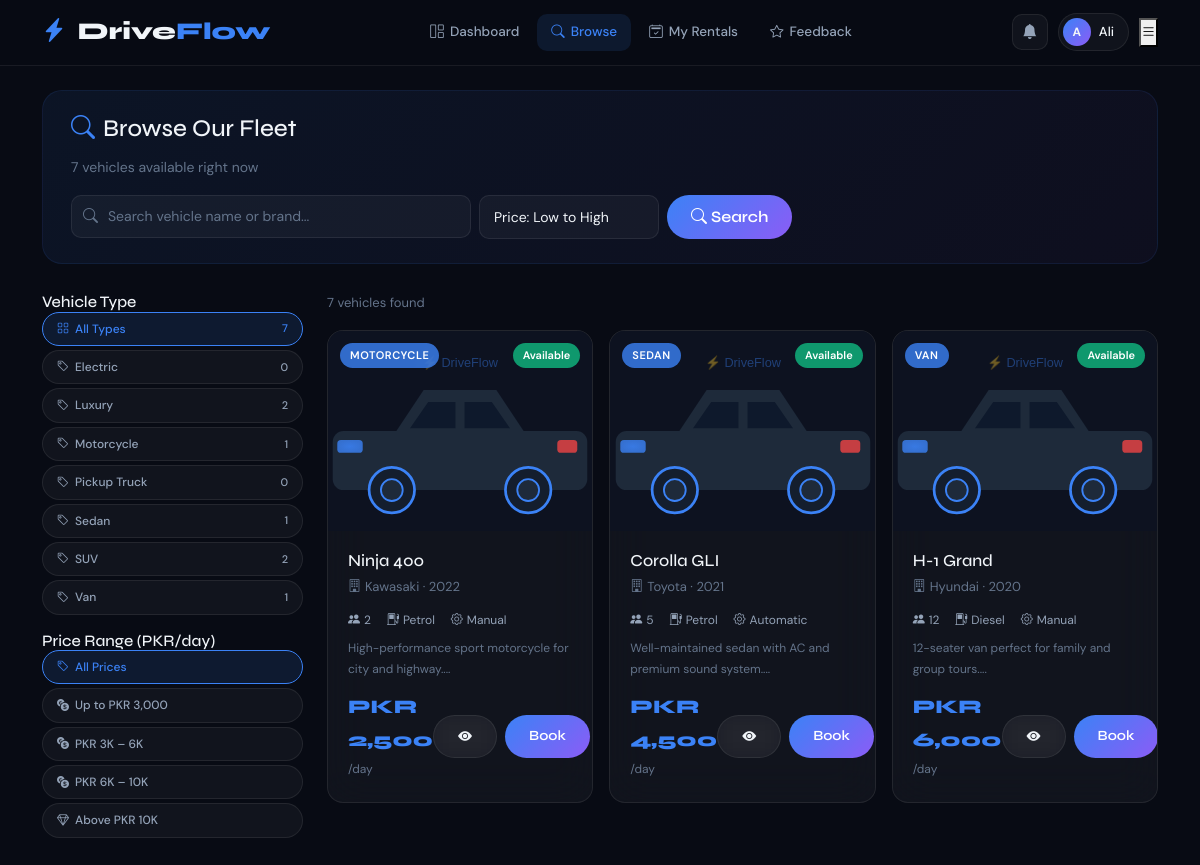
The page /customer/browse.php (signed in) on the database its author committed.
### tables this page shows
CREATE TABLE vehicle_types (
    id INT AUTO_INCREMENT PRIMARY KEY,
    type_name VARCHAR(100) NOT NULL,
    description TEXT,
    created_at TIMESTAMP DEFAULT CURRENT_TIMESTAMP
);

CREATE TABLE vehicles (
    id INT AUTO_INCREMENT PRIMARY KEY,
    vehicle_name VARCHAR(150) NOT NULL,
    vehicle_number VARCHAR(50) NOT NULL UNIQUE,
    type_id INT,
    brand VARCHAR(100),
    price_per_day DECIMAL(10,2) NOT NULL,
    status ENUM('Available','Rented','Maintenance') DEFAULT 'Available',
    image VARCHAR(255) DEFAULT 'default.jpg',
    description TEXT,
    seats INT DEFAULT 5,
    fuel_type VARCHAR(50) DEFAULT 'Petrol',
    transmission VARCHAR(50) DEFAULT 'Manual',
    year INT,
    created_at TIMESTAMP DEFAULT CURRENT_TIMESTAMP,
    FOREIGN KEY (type_id) REFERENCES vehicle_types(id) ON DELETE SET NULL
);

### includes/config.php (called while the page is built, shortened)
<?php
function clean($str) {
    return htmlspecialchars(trim($str), ENT_QUOTES, 'UTF-8');
}
function formatCurrency($amount) {
    return 'PKR ' . number_format($amount, 0);
}
?>

### customer/browse.php (the view, shortened to what this page needs)
<?php
require_once '../includes/config.php';
$db = getDB();
$search      = trim($_GET['search'] ?? '');
$filterType  = $_GET['type'] ?? '';
$filterPrice = $_GET['price'] ?? '';
$sort        = $_GET['sort'] ?? 'price_asc';
$where  = "v.status = 'Available'";
$params = [];
$orderMap = [
    'price_asc'  => 'v.price_per_day ASC',
    'price_desc' => 'v.price_per_day DESC',
    'name_asc'   => 'v.vehicle_name ASC',
    'newest'     => 'v.created_at DESC',
];
$orderBy = $orderMap[$sort] ?? 'v.price_per_day ASC';
$stmt = $db->prepare("SELECT v.*, vt.type_name FROM vehicles v LEFT JOIN vehicle_types vt ON v.type_id=vt.id WHERE $where ORDER BY $orderBy");
$stmt->execute($params);
$vehicles = $stmt->fetchAll();
$vehicleTypes = $db->query("SELECT vt.*, COUNT(v.id) as count FROM vehicle_types vt LEFT JOIN vehicles v ON v.type_id=vt.id AND v.status='Available' GROUP BY vt.id ORDER BY vt.type_name")->fetchAll();
$totalAvail   = $db->query("SELECT COUNT(*) FROM vehicles WHERE status='Available'")->fetchColumn();
?>
<!DOCTYPE html><html lang="en"><head>
<link href="https://cdn.jsdelivr.net/npm/bootstrap@5.3.0/dist/css/bootstrap.min.css" rel="stylesheet">
<link href="https://cdn.jsdelivr.net/npm/bootstrap-icons@1.11.0/font/bootstrap-icons.css" rel="stylesheet">
<link href="../assets/css/main.css" rel="stylesheet">
<link href="../assets/css/customer.css" rel="stylesheet">
</head><body>
<?php include '../includes/customer_nav.php'; ?>
<div class="customer-wrapper">
  <div class="container py-4">
    <div class="browse-hero">
      <h4><i class="bi bi-search me-2" style="color:var(--accent-blue);"></i>Browse Our Fleet</h4>
      <p style="color:var(--text-muted);font-size:14px;margin-bottom:16px;"><?= $totalAvail ?> vehicles available right now</p>
      <form method="GET" class="d-flex gap-2 flex-wrap">
        <div class="flex-grow-1" style="max-width:400px;">
          <div class="position-relative">
            <span style="position:absolute;left:12px;top:50%;transform:translateY(-50%);color:var(--text-muted);"><i class="bi bi-search"></i></span>
            <input type="text" name="search" class="form-control" style="padding-left:36px;" placeholder="Search vehicle name or brand..." value="<?= clean($search) ?>">
          </div>
        </div>
        <select name="sort" class="form-select" style="max-width:180px;" onchange="this.form.submit()">
          <option value="price_asc"  <?= $sort==='price_asc'  ? 'selected':'' ?>>Price: Low to High</option>
        </select>
        <button type="submit" class="btn btn-primary-glow"><i class="bi bi-search me-1"></i>Search</button>
      </form>
    </div>
    <div class="row g-4">
      <div class="col-lg-3">
        <div class="data-card mb-3">
          <div class="data-card-header"><h6 class="data-card-title mb-0">Vehicle Type</h6></div>
          <div class="data-card-body">
            <div class="d-flex flex-column gap-1">
              <a href="?search=<?= urlencode($search) ?>&sort=<?= $sort ?>" class="filter-chip <?= !$filterType ? 'active' : '' ?>">
                <i class="bi bi-grid"></i>All Types <span style="margin-left:auto;font-size:11px;"><?= $totalAvail ?></span>
              </a>
              <?php foreach ($vehicleTypes as $t): ?>
              <a href="?search=<?= urlencode($search) ?>&type=<?= $t['id'] ?>&sort=<?= $sort ?>" class="filter-chip <?= $filterType==$t['id'] ? 'active' : '' ?>">
                <i class="bi bi-tag"></i><?= clean($t['type_name']) ?> <span style="margin-left:auto;font-size:11px;"><?= $t['count'] ?></span>
              </a>
              <?php endforeach; ?>
            </div>
          </div>
        </div>
        <div class="data-card">
          <div class="data-card-header"><h6 class="data-card-title mb-0">Price Range (PKR/day)</h6></div>
          <div class="data-card-body">
            <div class="d-flex flex-column gap-1">
              <?php
              $ranges = [
                ''          => ['All Prices', ''],
                '0-3000'    => ['Up to PKR 3,000', 'bi-currency-exchange'],
                '3000-6000' => ['PKR 3K – 6K', 'bi-currency-exchange'],
                '6000-10000'=> ['PKR 6K – 10K', 'bi-currency-exchange'],
                '10000-100000'=> ['Above PKR 10K', 'bi-gem'],
              ];
              foreach ($ranges as $val => $info): ?>
              <a href="?search=<?= urlencode($search) ?>&type=<?= $filterType ?>&price=<?= $val ?>&sort=<?= $sort ?>" class="filter-chip <?= $filterPrice===$val ? 'active' : '' ?>">
                <i class="bi <?= $info[1] ?: 'bi-tag' ?>"></i><?= $info[0] ?>
              </a>
              <?php endforeach; ?>
            </div>
          </div>
        </div>
      </div>
      <div class="col-lg-9">
        <div class="d-flex align-items-center justify-content-between mb-3">
          <span style="font-size:13px;color:var(--text-muted);"><?= count($vehicles) ?> vehicle<?= count($vehicles) !== 1 ? 's' : '' ?> found</span>
        </div>
        <?php if (empty($vehicles)): ?>
          <div class="empty-state glass-card" style="padding:60px 20px;">
            <i class="bi bi-car-front"></i>
            <h5>No Vehicles Found</h5>
            <p>Try adjusting your search or filters.</p>
            <a href="<?= SITE_URL ?>/customer/browse.php" class="btn btn-glass mt-2">Clear Filters</a>
          </div>
        <?php else: ?>
        <div class="row g-3">
          <?php foreach ($vehicles as $v): ?>
          <div class="col-md-6 col-xl-4">
            <div class="vehicle-card glass-card">
              <div class="vehicle-img-wrap">
                <?php
                $imgPath = '../assets/images/vehicles/' . $v['image'];
                $imgUrl  = ($v['image'] && $v['image'] !== 'default.jpg' && file_exists($imgPath)) ? $imgPath : '../assets/images/car-placeholder.svg';
                ?>
                <img src="<?= $imgUrl ?>" alt="<?= clean($v['vehicle_name']) ?>" class="vehicle-img">
                <span class="vehicle-type-badge"><?= clean($v['type_name'] ?? 'Vehicle') ?></span>
                <span class="vehicle-status-badge status-available">Available</span>
              </div>
              <div class="vehicle-card-body">
                <h5><?= clean($v['vehicle_name']) ?></h5>
                <p class="vehicle-brand"><i class="bi bi-building me-1"></i><?= clean($v['brand']) ?> · <?= $v['year'] ?></p>
                <div class="vehicle-specs d-flex gap-3 mb-2">
                  <span><i class="bi bi-people-fill me-1"></i><?= $v['seats'] ?></span>
                  <span><i class="bi bi-fuel-pump me-1"></i><?= $v['fuel_type'] ?></span>
                  <span><i class="bi bi-gear me-1"></i><?= $v['transmission'] ?></span>
                </div>
                <?php if ($v['description']): ?>
                  <p style="font-size:12px;color:var(--text-muted);margin-bottom:12px;"><?= clean(substr($v['description'], 0, 70)) ?>...</p>
                <?php endif; ?>
                <div class="vehicle-card-footer d-flex justify-content-between align-items-center">
                  <div>
                    <span class="price-amount"><?= formatCurrency($v['price_per_day']) ?></span>
                    <span class="price-unit">/day</span>
                  </div>
                  <div class="d-flex gap-2">
                    <a href="<?= SITE_URL ?>/customer/vehicle_detail.php?id=<?= $v['id'] ?>" class="btn btn-glass btn-sm" title="Details">
                      <i class="bi bi-eye-fill"></i>
                    </a>
                    <a href="<?= SITE_URL ?>/customer/rent.php?id=<?= $v['id'] ?>" class="btn btn-primary-glow btn-sm">
                      Book
                    </a>
                  </div>
                </div>
              </div>
            </div>
          </div>
          <?php endforeach; ?>
        </div>
        <?php endif; ?>
      </div>
    </div>
  </div>
</div>
</body></html>

### includes/customer_nav.php (shortened to what this page needs)
<?php
$currentPage = basename($_SERVER['PHP_SELF']);
?>
<nav class="cust-navbar" id="custNav">
  <div class="container d-flex align-items-center justify-content-between">
    <a href="<?= SITE_URL ?>/customer/dashboard.php" class="navbar-brand">
      <span class="brand-icon"><i class="bi bi-lightning-charge-fill"></i></span>
      Drive<span class="brand-accent">Flow</span>
    </a>
    <ul class="cust-nav-links">
      <li><a href="<?= SITE_URL ?>/customer/dashboard.php" class="<?= $currentPage==='dashboard.php' ? 'active' : '' ?>"><i class="bi bi-grid-1x2"></i> Dashboard</a></li>
      <li><a href="<?= SITE_URL ?>/customer/browse.php"    class="<?= $currentPage==='browse.php' ? 'active' : '' ?>"><i class="bi bi-search"></i> Browse</a></li>
      <li><a href="<?= SITE_URL ?>/customer/my_rentals.php"class="<?= $currentPage==='my_rentals.php' ? 'active' : '' ?>"><i class="bi bi-calendar2-check"></i> My Rentals</a></li>
      <li><a href="<?= SITE_URL ?>/customer/feedback.php"  class="<?= $currentPage==='feedback.php' ? 'active' : '' ?>"><i class="bi bi-star"></i> Feedback</a></li>
    </ul>
    <div class="cust-nav-actions">
      <a href="<?= SITE_URL ?>/customer/dashboard.php" class="cust-notif-btn" title="Notifications">
        <i class="bi bi-bell-fill"></i>
      </a>
      <div class="dropdown">
        <button class="cust-user-btn dropdown-toggle" data-bs-toggle="dropdown">
          <div class="cust-avatar"><?= strtoupper(substr($_SESSION['full_name'],0,1)) ?></div>
          <span class="d-none d-md-inline"><?= clean(explode(' ',$_SESSION['full_name'])[0]) ?></span>
        </button>
      </div>
      <button class="mobile-menu-btn" onclick="toggleCustMenu()" id="custMenuBtn"><i class="bi bi-list"></i></button>
    </div>
  </div>
</nav>

### assets/css/main.css (style rules this page uses)
:root { --dark-bg: #080b14; --dark-card: #0d1220; --dark-border: rgba(255,255,255,0.07); --dark-surface: #111827; --accent-blue: #3b82f6; --accent-purple: #8b5cf6; --accent-cyan: #06b6d4; --accent-pink: #ec4899; --accent-green: #10b981; --accent-orange: #f59e0b; --gradient-1: linear-gradient(135deg, #3b82f6, #8b5cf6); --gradient-2: linear-gradient(135deg, #06b6d4, #3b82f6); --gradient-3: linear-gradient(135deg, #ec4899, #8b5cf6); --text-primary: #f1f5f9; --text-secondary: #94a3b8; --text-muted: #64748b; --glass-bg: rgba(255,255,255,0.04); --glass-border: rgba(255,255,255,0.08); --shadow-glow: 0 0 30px rgba(59,130,246,0.2); --font-display: 'Syne', sans-serif; --font-body: 'DM Sans', sans-serif; --radius: 16px; --radius-sm: 10px; --transition: all 0.3s cubic-bezier(0.4, 0, 0.2, 1); }
*, *::before, *::after { box-sizing: border-box; margin: 0; padding: 0; }
html { scroll-behavior: smooth; }
body { background-color: var(--dark-bg); color: var(--text-primary); font-family: var(--font-body); font-size: 15px; line-height: 1.7; overflow-x: hidden; }
h1, h2, h3, h4, h5, h6 { font-family: var(--font-display); color: var(--text-primary); }
.glass-card { background: var(--glass-bg); backdrop-filter: blur(20px); -webkit-backdrop-filter: blur(20px); border: 1px solid var(--glass-border); border-radius: var(--radius); padding: 24px; transition: var(--transition); }
.btn-primary-glow { background: var(--gradient-1); border: none; color: #fff; font-family: var(--font-display); font-weight: 600; border-radius: 50px; padding: 10px 24px; transition: var(--transition); position: relative; overflow: hidden; }
.btn-primary-glow::before { content: ''; position: absolute; inset: 0; background: linear-gradient(135deg, rgba(255,255,255,0.2), transparent); opacity: 0; transition: var(--transition); }
.btn-glass { background: var(--glass-bg); border: 1px solid var(--glass-border); color: var(--text-primary); font-family: var(--font-display); font-weight: 600; border-radius: 50px; padding: 10px 24px; transition: var(--transition); backdrop-filter: blur(10px); }
.navbar-brand { font-family: var(--font-display); font-weight: 800; font-size: 1.5rem; color: var(--text-primary) !important; text-decoration: none; }
.brand-icon { color: var(--accent-blue); margin-right: 4px; }
.brand-accent { color: var(--accent-blue); }
.vehicle-card { padding: 0; overflow: hidden; }
.vehicle-img-wrap { position: relative; height: 200px; overflow: hidden; background: var(--dark-surface); }
.vehicle-img { width: 100%; height: 100%; object-fit: cover; transition: transform 0.5s ease; }
.vehicle-type-badge { position: absolute; top: 12px; left: 12px; background: rgba(59,130,246,0.8); backdrop-filter: blur(10px); color: #fff; font-size: 11px; font-weight: 600; padding: 3px 10px; border-radius: 50px; text-transform: uppercase; letter-spacing: 0.05em; }
.vehicle-status-badge { position: absolute; top: 12px; right: 12px; font-size: 11px; font-weight: 600; padding: 3px 10px; border-radius: 50px; }
.status-available { background: rgba(16,185,129,0.8); color: #fff; }
.vehicle-card-body { padding: 20px; }
.vehicle-card-body h5 { font-size: 1.05rem; margin-bottom: 4px; }
.vehicle-brand { font-size: 13px; color: var(--text-muted); margin-bottom: 12px; }
.vehicle-specs { font-size: 12px; color: var(--text-secondary); }
.vehicle-specs span { display: flex; align-items: center; }
.price-amount { font-family: var(--font-display); font-weight: 800; font-size: 1.2rem; color: var(--accent-blue); }
.price-unit { font-size: 12px; color: var(--text-muted); }
.form-control, .form-select { background: rgba(255,255,255,0.04) !important; border: 1px solid var(--glass-border) !important; color: var(--text-primary) !important; border-radius: var(--radius-sm) !important; padding: 10px 14px; font-size: 14px; transition: var(--transition); }
.form-control::placeholder { color: var(--text-muted); }

### rows shown on the page
vehicle_types: type_name "Electric", count "0"
vehicle_types: type_name "Luxury", count "2"
vehicle_types: type_name "Motorcycle", count "1"
vehicle_types: type_name "Pickup Truck", count "0"
vehicle_types: type_name "Sedan", count "1"
vehicle_types: type_name "SUV", count "2"
vehicle_types: type_name "Van", count "1"
vehicles: type.type_name "MOTORCYCLE", vehicle_name "Ninja 400", brand "Kawasaki", year "2022", seats "2", fuel_type "Petrol", transmission "Manual", description "High-performance sport motorcycle for city and highway.", price_per_day "PKR 2,500"
vehicles: type.type_name "SEDAN", vehicle_name "Corolla GLI", brand "Toyota", year "2021", seats "5", fuel_type "Petrol", transmission "Automatic", description "Well-maintained sedan with AC and premium sound system.", price_per_day "PKR 4,500"
vehicles: type.type_name "VAN", vehicle_name "H-1 Grand", brand "Hyundai", year "2020", seats "12", fuel_type "Diesel", transmission "Manual", description "12-seater van perfect for family and group tours.", price_per_day "PKR 6,000"

### other values the page prints
substr($_SESSION['full_name'],0,1) "A"
explode(' ',$_SESSION['full_name'])[0] "Ali"
$totalAvail "7"
$info[0] "All Prices"
$info[0] "Up to PKR 3,000"
$info[0] "PKR 3K – 6K"
$info[0] "PKR 6K – 10K"
$info[0] "Above PKR 10K"
count($vehicles) "7"
